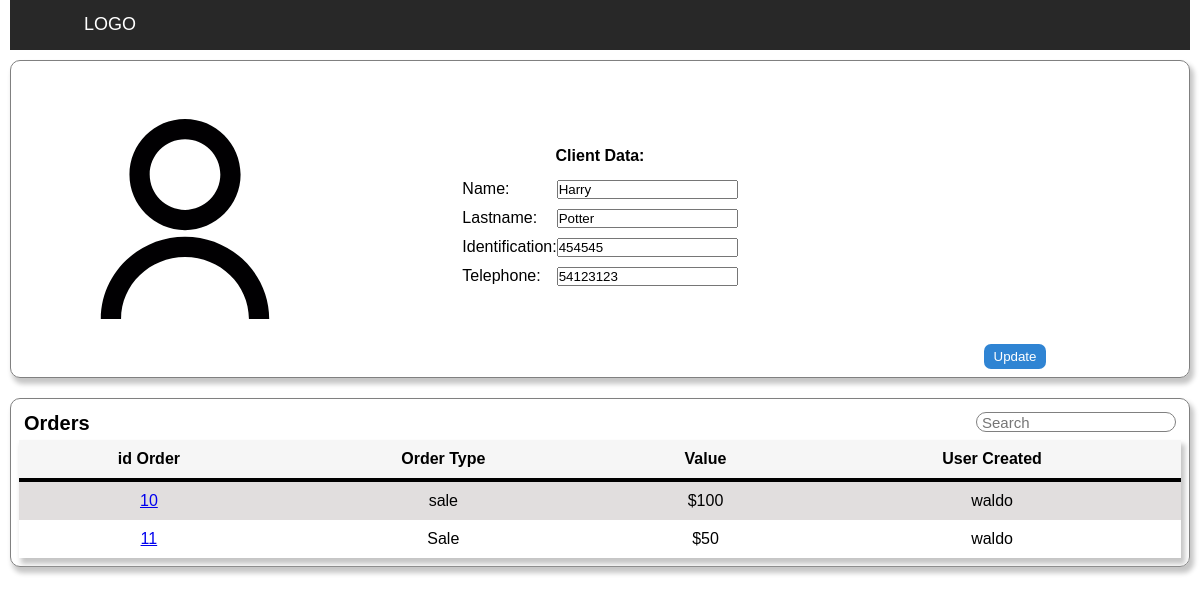
Page /inventory/show-client/7 on the committed database.
### inventory/models.py (models this page shows)
class Client(models.Model):
    name = models.CharField(max_length=192, null=True)
    lastname = models.CharField(max_length=192, null=True)
    tel =  models.IntegerField()
    id_number = models.IntegerField()

class Order(models.Model):
    kind = models.CharField(max_length=192, null=True)
    value = models.IntegerField()
    client = models.ForeignKey(Client, on_delete = models.CASCADE, related_name="order_client")
    user = models.ForeignKey(User, on_delete = models.CASCADE, related_name="order_user")
    date = models.DateTimeField(auto_now_add=True, null=True, blank=True)
    description = models.CharField(max_length=255, null=True)

class User(AbstractUser):
    pass

### inventory/views.py (the view, shortened to what this page needs)
# urls.py: path('show-client/<str:id>',views.client_view, name='client_view'),
def client_view(request,id):
    client = Client.objects.get(pk=id)
    orders = Order.objects.filter(client = client)
    return render(request, "inventory/show-client.html",{"client":client,"orders":orders})

### inventory/templates/inventory/show-client.html (shortened to what this page needs)
{% extends "inventory/layout.html" %}
{% load static %}
{% block body %}
<div class="page">
    <div class="container_flex">
        <div class="box-client">
            <img src="{% static 'images/user2.svg' %}" width="50px">
        </div>
        <div class="box-client  ft-mid">
            <div id="text_date">
                Client Data:
            </div>
            <form action="{{client.id}}" class="item_client" method="POST">
                <p> Name: <input type="text" name="name" value="{{client.name}}"></p>
                <p> Lastname: <input type="text" name="lastname" value="{{client.lastname}}"></p>
                <p> Identification: <input type="text" name="identification" value="{{client.id_number}}"> </p>
                <p> Telephone: <input type="text" name="telephone" value="{{client.tel}}"> </p>
            </div>
            <div class="box-client ft-end">
                <button class="button_blue" type="submit"> Update </button>
            </div>
    </div>
    <div class="container_flex ft-colum">
        <div class="head-cont">
            <strong>Orders </strong>
            <input class="head-cont" id="searchTerm" type="text" onkeyup="search_item()" placeholder="Search">
        </div>
        <div>
            <table id="date-table">
                <thead>
                    <th>id Order</th>
                    <th>Order Type</th>
                    <th>Value</th>
                    <th>User Created</th>
                </thead>
                <tbody>
                    {% for order in orders %}
                    <tr>
                        <td><a href="/inventory/show-order/{{order.id}} ">{{order.id}}  </a> </td>
                        <td>{{order.kind}}</td>
                        <td>${{order.value}}</td>
                        <td>{{order.user.username}}</td>
                    </tr>
                    {% endfor %}
                </tbody>
            </table>
        </div>
    </div>
</div>
{% endblock %}

### inventory/static/inventory/style.css (style rules this page uses)
* { margin: 0px; padding: 0px; box-sizing: border-box; }
.page { display: flex; flex-wrap: wrap; margin: 0px 10px; }
.head-cont { display: flex; padding: 5px; justify-content: space-between; font-size: 20px; }
.head-cont>input { height: 20px; width: 200px; border-radius: 20px; color: grey; border: 1px solid gray; font-size: 15px; }
.container_flex { display: flex; flex-direction: row; width: 100%; border: 1px solid gray; border-radius: 10px; margin: 10px 0px; padding: 8px; border: 1px solid gray; box-shadow: 3px 5px 5px 1px #C6C6C6; }
.box-client { display: flex; justify-content: center; align-items: center; flex-direction: column; height: 300px; width: 400px; }
.ft-mid { width: 600px; }
.item_client { display: flex; flex-direction: column; align-content: center; justify-content: space-between; align-items: left; margin: 5px; }
form>p { display: flex; justify-content: space-between; margin: 5px; }
.box-client>img { width: 200px; height: 200px; }
.ft-end { justify-content: end; }
table { text-align: center; width: 100%; border-collapse: collapse; box-shadow: 3px 5px 5px 1px #C6C6C6; }
th , td { padding: 10px; }
table tbody tr:nth-child(odd) { background-color: #E1DEDE; }
thead { background-color: #F6F6F6; border-bottom: solid 4px; }
body { font-family: sans-serif; }
#text_date { padding: 5px; text-align: center; font-weight: bold; }
.button_blue { background-color: #2F84D3 ; border: transparent; border-radius: 7px; padding: 5px 10px ; color: white; }
.ft-colum { flex-direction: column; }

### rows in the picture
Client: name "Harry", lastname "Potter", identification "454545", telephone "54123123"
Order: id "10", kind "sale", value "100", user.username "waldo"
Order: id "11", kind "Sale", value "50", user.username "waldo"
